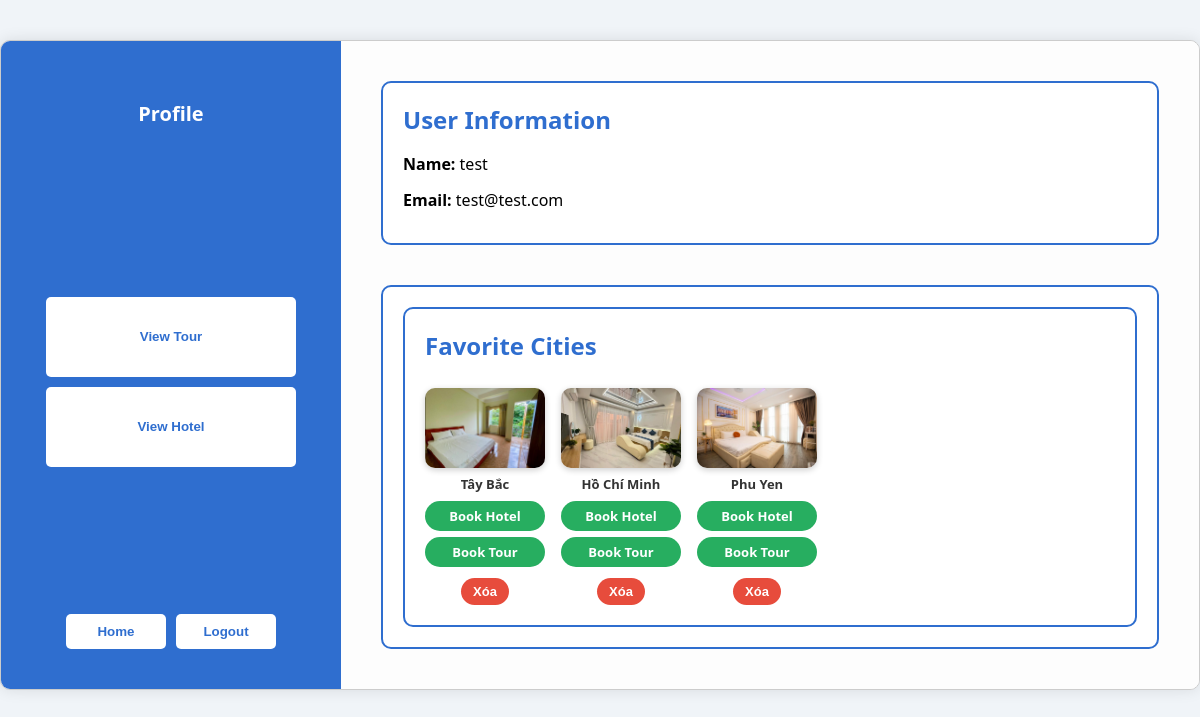
Page /Login/profile.php (signed in) on the earlier database version.
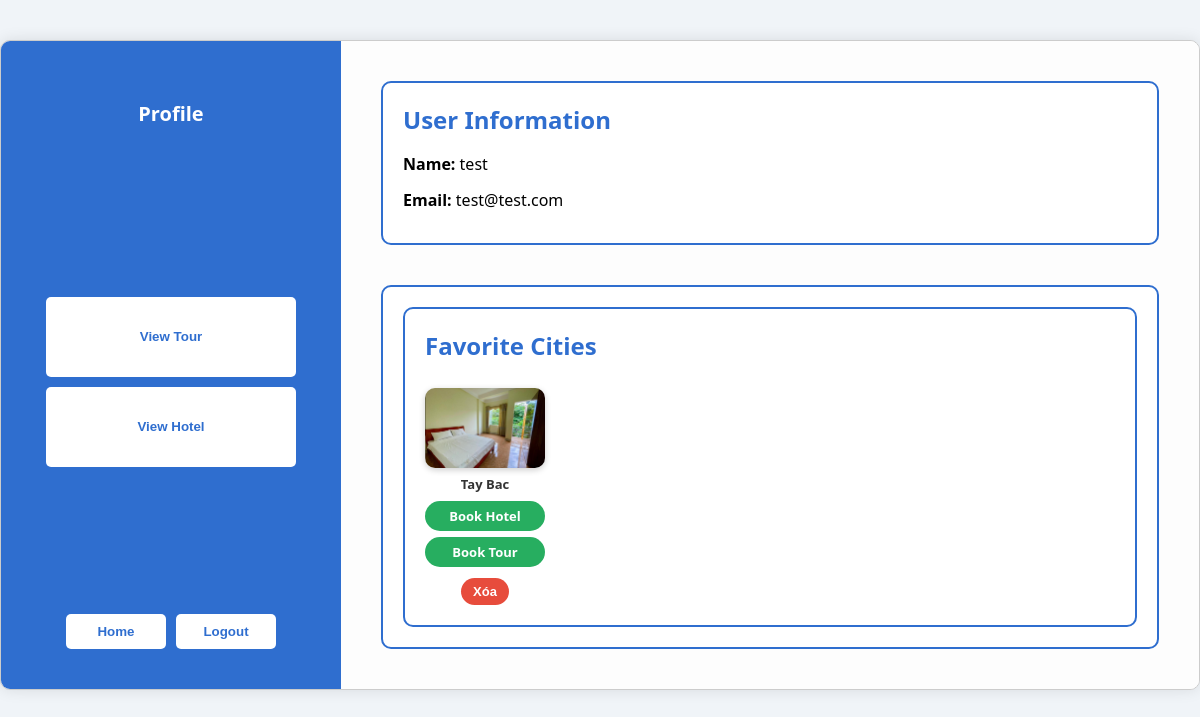
Same page on the later database version.
### tables this page shows
CREATE TABLE `cities` (
  `cityid` int NOT NULL AUTO_INCREMENT,
  `city` varchar(255) NOT NULL,
  `region` varchar(255) NOT NULL,
  `season` varchar(255) NOT NULL,
  `days` int NOT NULL,
  `cost` int NOT NULL,
  PRIMARY KEY (`cityid`)
);

### Login/profile.php (the view, shortened to what this page needs)
<?php
require_once '../dbconnect.php';
$userid = $_SESSION["usersid"];
$sql = "SELECT usersId, usersEmail, usersUid FROM login WHERE usersId = ?";
$stmt = mysqli_stmt_init($conn);
if (!mysqli_stmt_prepare($stmt, $sql)) {
    echo "Lỗi truy vấn cơ sở dữ liệu.";
    exit();
}
mysqli_stmt_bind_param($stmt, "i", $userid);
mysqli_stmt_execute($stmt);
$result = mysqli_stmt_get_result($stmt);
$favSql = "
    SELECT cities.city
    FROM favorites
    JOIN cities ON favorites.cityid = cities.cityid
    WHERE favorites.usersid = ?
";
$favStmt = mysqli_stmt_init($conn);
$favoriteCities = [];
if (mysqli_stmt_prepare($favStmt, $favSql)) {
    mysqli_stmt_bind_param($favStmt, "i", $userid);
    mysqli_stmt_execute($favStmt);
    $favResult = mysqli_stmt_get_result($favStmt);
    while ($favRow = mysqli_fetch_assoc($favResult)) {
        $favoriteCities[] = $favRow['city'];
    }
} else {
    $favoriteCities = null;
}
?>
<!DOCTYPE html>
<html lang="vi">
<head>
</head>
<div class="main-wrapper">
    <div class="nav-tab">
        <h2>Profile <br></h2>
        <div class="nav-buttons2">
            <form action="../Payment Interface/tourlist.php" method="get">
                <button type="submit">View Tour</button>
            </form>
            <form action="../Payment Interface/receiptlist.php" method="get">
                <button type="submit">View Hotel</button>
            </form>
        </div>
        <div class="nav-buttons">
            <form action="loggedinhome.php" method="get">
                <button type="submit">Home</button>
            </form>
            <form action="login.php" method="post">
                <button type="submit">Logout</button>
            </form>
        </div>
    </div>
    <div class="main-content">
        <div class="info-box">
            <h3>User Information</h3>
            <?php
            if ($row = mysqli_fetch_assoc($result)) {
                echo "<p><strong>Name:</strong> " . htmlspecialchars($row["usersUid"]) . "</p>";
                echo "<p><strong>Email:</strong> " . htmlspecialchars($row["usersEmail"]) . "</p>";
            } else {
                echo "<p>User information not found.</p>";
            }
            ?>
        </div>
        <div class="info-box">
            <?php
            if ($favoriteCities !== null && count($favoriteCities) > 0) {
                echo "<div class='info-box'>";
                echo "<h3>Favorite Cities</h3>";
                echo "<div class='city-gallery'>";
                $favSql = "
                    SELECT cities.cityid, cities.city
                    FROM favorites
                    JOIN cities ON favorites.cityid = cities.cityid
                    WHERE favorites.usersid = ?
                ";
                $favStmt = mysqli_stmt_init($conn);
                if (mysqli_stmt_prepare($favStmt, $favSql)) {
                    mysqli_stmt_bind_param($favStmt, "i", $userid);
                    mysqli_stmt_execute($favStmt);
                    $favResult = mysqli_stmt_get_result($favStmt);
                    while ($favRow = mysqli_fetch_assoc($favResult)) {
                        $cityName = htmlspecialchars($favRow['city']);
                        $cityId = intval($favRow['cityid']);
                        $imagePath = "/Places/{$cityId}.jpg";
                        $citySlugMap = [
                            10 => 'tay_bac',
                            11 => 'ho_chi_minh',
                            12 => 'nha_trang',
                            13 => 'hue',
                            14 => 'phu_yen',
                            15 => 'da_lat',
                            16 => 'phu_quoc',
                            17 => 'hoi_an',
                            18 => 'ha_giang',
                        ];
                        $citySlug = isset($citySlugMap[$cityId]) ? $citySlugMap[$cityId] : 'default';
                        $tourPage = "../Journey/viewjourney_$citySlug.php";
                        echo "<div class='city-item'>";
                        echo "<img src='$imagePath' alt='$cityName' />";
                        echo "<p>$cityName</p>";
                        echo "<a href='/view_hotels.php?city_id=$cityId' class='btn-book'>Book Hotel</a>";
                        echo "<a href='/$tourPage' class='btn-book'>Book Tour</a>";
                        echo "
    <form action='remove_favorite.php' method='post' style='margin-top: 5px;'>
        <input type='hidden' name='cityid' value='$cityId'>
        <button type='submit' class='btn-remove'>Xóa</button>
    </form>
";
                        echo "</div>";
                    }
                }
                echo "</div></div>";
            } else {
                echo "<div class='info-box'><p>You haven't favorited any cities.</p></div>";
            }
            ?>
        </div>
    </div>
</div>
</body>
</html>

Differences in the rows shown:
no longer on this page (row edited): cities: shows a picture, city "Hồ Chí Minh"
no longer on this page (row unchanged): cities: shows a picture, city "Phu Yen"
changed cities: city "Tây Bắc" → "Tay Bac"
